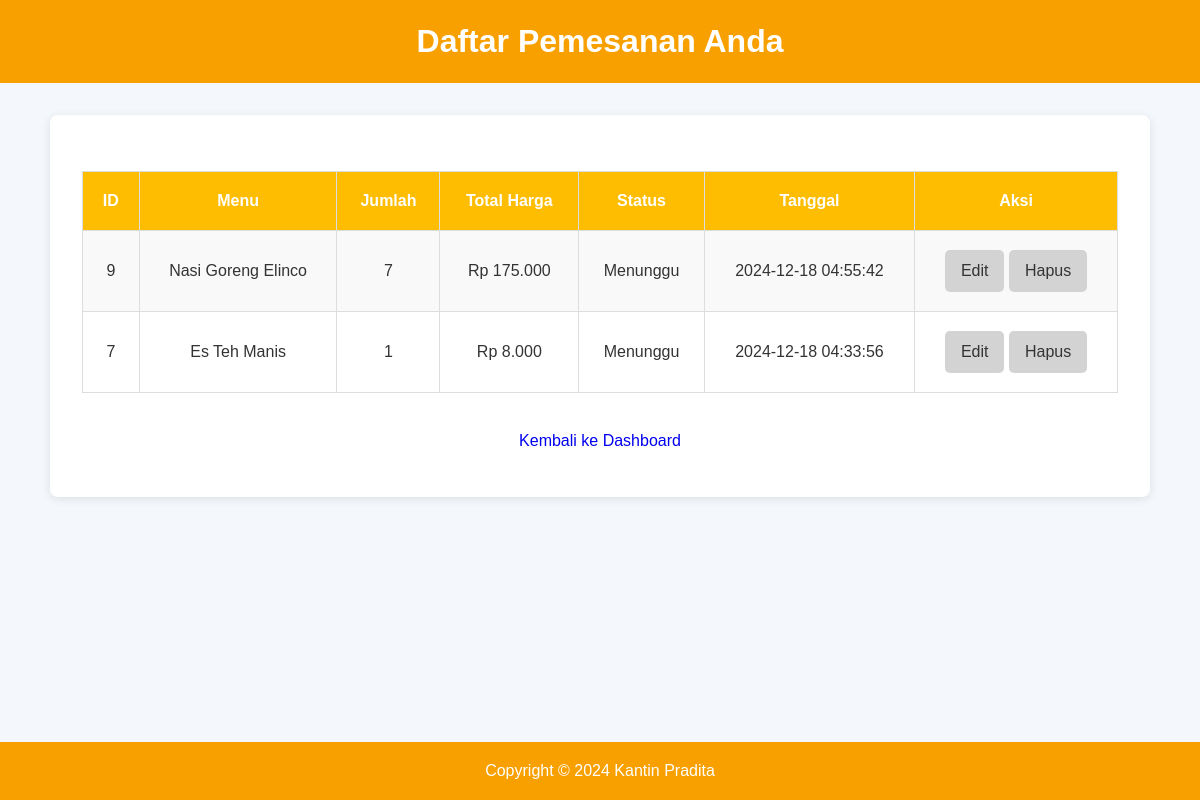
The page /pemesanan.php (signed in) on the database its author committed.
### tables this page shows
CREATE TABLE `pemesanan` (
  `id` int(11) NOT NULL,
  `user_id` int(11) DEFAULT NULL,
  `menu_id` int(11) DEFAULT NULL,
  `jumlah` int(11) DEFAULT NULL,
  `total_harga` decimal(10,2) DEFAULT NULL,
  `status` enum('Menunggu','Dikemas','Selesai') DEFAULT 'Menunggu',
  `tanggal_pemesanan` timestamp NOT NULL DEFAULT current_timestamp()
);

CREATE TABLE `menus` (
  `id` int(11) NOT NULL,
  `tenant_id` int(11) NOT NULL,
  `nama` varchar(100) NOT NULL,
  `harga` decimal(10,2) NOT NULL,
  `gambar` varchar(255) DEFAULT NULL
);

### class.php (called while the page is built, shortened)
<?php
class Database {
    private $host = 'localhost';
    private $username = 'root';
    private $password = '';
    private $dbname = 'kantin_pradita_v4';
    private $db;
    public function getConnection() {
        if (!$this->db) {
            try {
                $this->db = new PDO("mysql:host={$this->host};dbname={$this->dbname}", $this->username, $this->password);
                $this->db->setAttribute(PDO::ATTR_ERRMODE, PDO::ERRMODE_EXCEPTION);
            } catch (PDOException $e) {
                die("Koneksi database gagal: " . $e->getMessage());
            }
        }
        return $this->db;
    }
}
class User {
    private $db;
    public function __construct(Database $database) {
        $this->db = $database->getConnection();
    }
    public function getOrdersByUserId($user_id) {
        try {
            $stmt = $this->db->prepare("
                SELECT p.id, m.nama AS menu_nama, p.jumlah, p.total_harga, p.status, p.tanggal_pemesanan
                FROM pemesanan p
                JOIN menus m ON p.menu_id = m.id
                WHERE p.user_id = :user_id
                ORDER BY p.tanggal_pemesanan DESC
            ");
            $stmt->bindParam(':user_id', $user_id);
            $stmt->execute();
            return $stmt->fetchAll(PDO::FETCH_ASSOC);
        } catch (PDOException $e) {
            die("Gagal mendapatkan daftar pesanan: " . $e->getMessage());
        }
    }
}
?>

### pemesanan.php (the view, shortened to what this page needs)
<?php
include 'class.php';
$database = new Database();
$user = new User($database);
$user_id = $_SESSION['user_id'];
$pemesanan = $user->getOrdersByUserId($user_id);
?>
<!DOCTYPE html>
<html lang="id">
<head>
    <link rel="stylesheet" href="pemesanan.css">
</head>
<body>
    <header>
        <h1>Daftar Pemesanan Anda</h1>
    </header>
    <div class="container">
        <?php
            if ($pemesanan) {
                echo "<table>";
                echo "<tr>
                        <th>ID</th>
                        <th>Menu</th>
                        <th>Jumlah</th>
                        <th>Total Harga</th>
                        <th>Status</th>
                        <th>Tanggal</th>
                        <th>Aksi</th>
                    </tr>";
                foreach ($pemesanan as $order) {
                    echo "<tr>
                            <td>{$order['id']}</td>
                            <td>{$order['menu_nama']}</td>
                            <td>{$order['jumlah']}</td>
                            <td>Rp " . number_format($order['total_harga'], 0, ',', '.') . "</td>
                            <td>{$order['status']}</td>
                            <td>{$order['tanggal_pemesanan']}</td>
                            <td class='action-links'>
    <a href='edit_pesanan.php?id={$order['id']}' class='button edit-button'>Edit</a>
    <a href='hapus_pesanan.php?id={$order['id']}' class='button delete-button' onclick='return confirm(\"Apakah Anda yakin ingin menghapus pesanan ini?\")'>Hapus</a>
</td>
                        </tr>";
                }
                echo "</table>";
            } else {
                echo "<p class='no-order'>Tidak ada pesanan.</p>";
            }
        ?>
        <p class="actions">
            <a href="dashboard.php" class="button">Kembali ke Dashboard</a>
        </p>
    </div>
    <footer>
        <p>Copyright &copy; 2024 Kantin Pradita</p>
    </footer>
</body>
</html>

### pemesanan.css (style rules this page uses)
footer { background-color: #F8A000; color: #fff; text-align: center; padding: 1rem 0; position: fixed; bottom: 0; left: 0; width: 100%; }
* { margin: 0; padding: 0; box-sizing: border-box; }
body { font-family: Arial, sans-serif; background-color: #f4f7fc; color: #333; line-height: 1.6; }
header, footer { background-color: #F8A000; color: #fff; text-align: center; padding: 1rem 0; }
header h1 { margin: 0; font-size: 2rem; }
.container { max-width: 1100px; margin: 2rem auto; padding: 2rem; background: #fff; border-radius: 8px; box-shadow: 0 2px 10px rgba(0, 0, 0, 0.1); }
table { width: 100%; border-collapse: collapse; margin-top: 1.5rem; }
table th, table td { border: 1px solid #ddd; padding: 1rem; text-align: center; }
table th { background-color: #FFBD01; color: white; font-weight: bold; }
table tr:nth-child(even) { background-color: #f9f9f9; }
a.button { display: inline-block; padding: 0.5rem 1rem; margin: 0.2rem 0; text-decoration: none; border-radius: 5px; transition: background 0.3s; }
a.edit-button { background-color: #d3d3d3; color: #333; }
a.delete-button { background-color: #d3d3d3; color: #333; }
.actions { text-align: center; margin-top: 1.5rem; }

### rows shown on the page
pemesanan: id "9", menu.nama "Nasi Goreng Elinco", jumlah "7", total_harga "175.000", status "Menunggu", tanggal_pemesanan "2024-12-18 04:55:42"
pemesanan: id "7", menu.nama "Es Teh Manis", jumlah "1", total_harga "8.000", status "Menunggu", tanggal_pemesanan "2024-12-18 04:33:56"
